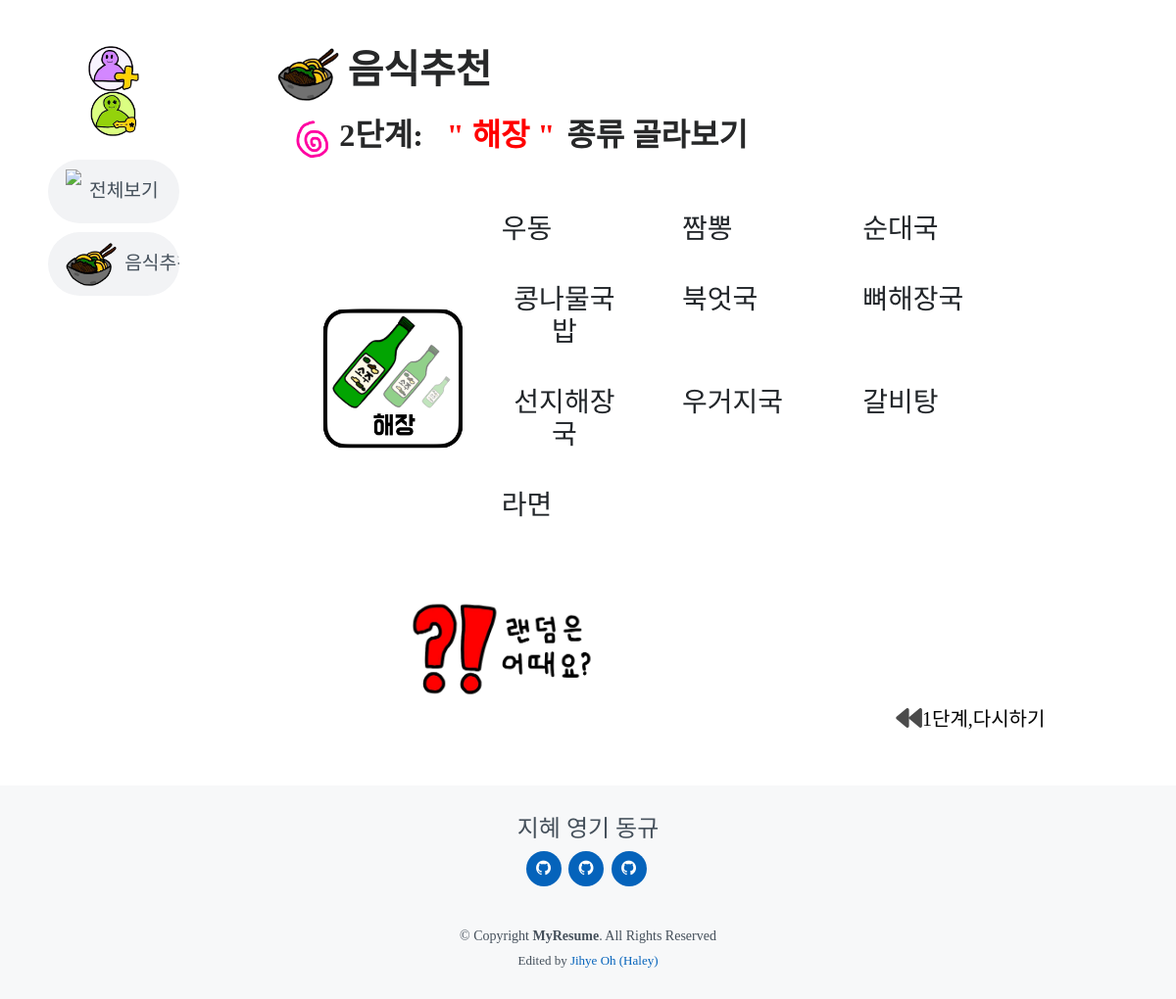
Screenshot of /foods/result/ with the database file from the repository.
### foods/models.py (models this page shows)
class FoodChoice(models.Model):
    food_name = models.CharField(max_length=100)
    food_ctgs = models.ForeignKey(FoodCategory, on_delete=models.CASCADE)
    status = models.CharField(max_length=50,default="일반")

### foods/views.py (the view)
# urls.py: path('result/', views.hangover, name='hangover'),
def hangover(request):
    rankings = user_ranking()
    foods = FoodChoice.objects.filter(status='해장')
    randomfood = random.choice(foods)
    context = {
        'foods' : foods,
        'randomfood' : randomfood,
        'rankings' : rankings,
    }
    return render(request,'foods/food_result.html', context)

### foods/views.py (called while the page is built)
def user_ranking():
    User = get_user_model()
    users = User.objects.all()
    if len(users) >3:
        while len(users) == 3:
            del users[-1]
    ranking = {
        'ranking' : users,
    }
    return ranking

### foods/templates/foods/food_result.html (shortened to what this page needs)
{% extends 'base.html' %}
{% load static %}
{% block content %}
 <div class="container3">
 <h1 class="mb-3 font-bold"><img src="{% static 'img/nav/foodrec.png' %}" class="page-icon mr-2 ml-2">음식추천</h1>
    <h2 class="mb-3 ml-3 font-bold"><img src="{% static 'img/title/pink.png' %}" class="title-icon mr-2 ml-2">2단계:
        <span class="ml-3 mr-1" style="color:red">"
        {% if request.resolver_match.url_name == 'hangover'  %}
        해장
        {% else %}
        {{ foodCategory.food_ctg }}
        {% endif %}
        "</span> 종류 골라보기
    </h2>
        <div class="container d-flex justify-content-center mt-5 mb-5" >
            <div class="row col-3">
                <div class="d-flex align-items-center justify-content-center">
                {% if request.resolver_match.url_name == 'hangover'  %}
                    <img src="{% static 'img/ctg/hangover.png' %}" style="width:90%">
                {% else %}
                    <img src="{{ foodCategory.food_ctg_image.url }}" style="width:90%;">
                {% endif %}
                </div>
            </div>
            <div class="row col-9">
                {% for food in foods %}
                    <div class="col-4 food-ctg-box mb-3">
                        <a href="{% url 'foods:select' food.food_name %}"><button class="btn btn-succerss font-bold"><h3>{{ food.food_name }}</h3></button></a>
                    </div>
                {% endfor %}
            </div>
        </div>
</div>
<div class="container3">
    <div class="container d-flex justify-content-center" style="width:70%">
        <div class="row">
            <div class="col-5">
                <button onclick="randomMenu()" class="food-result">
                    <img src="{% static 'img/nav/random.png' %}" style="width:100%" class="d-block">
                </button>
            </div>
            <div class="col-4 d-flex flex-column justify-content-center">
                <a href="{% url 'foods:select' randomfood.food_name %}" style="color:black">
                </a>
            </div>
        </div>
    </div>
</div>
<div class="container3">
    <dvi class="container d-flex justify-content-end">
        <a href="{% url 'foother-index' %}" style="color:black"><h5><i class="fas fa-backward fa-lg" style="color:black; opacity:0.7"></i>1단계,다시하기</h5></a>
    </dvi>
</div>
{% endblock %}

### foother/static/style/style.css (style rules this page uses)
body { font-family: 'InfinitySans-RegularA1'; color: #272829; }
a { color: #0563bb; }
.container3 { margin-left : 5%; margin-right : 5%; }
.title-icon { height : 40px; }
.page-icon { height : 55px; }
.food-ctg-box { width: 50%; }
.font-bold { font-weight:700; }
.food-result { background-color: white; border: white; color: #636161; }

### rows the page displays
FoodChoice: food_name "우동"
FoodChoice: food_name "짬뽕"
FoodChoice: food_name "순대국"
FoodChoice: food_name "콩나물국밥"
FoodChoice: food_name "북엇국"
FoodChoice: food_name "뼈해장국"
FoodChoice: food_name "선지해장국"
FoodChoice: food_name "우거지국"
FoodChoice: food_name "갈비탕"
FoodChoice: food_name "라면"
